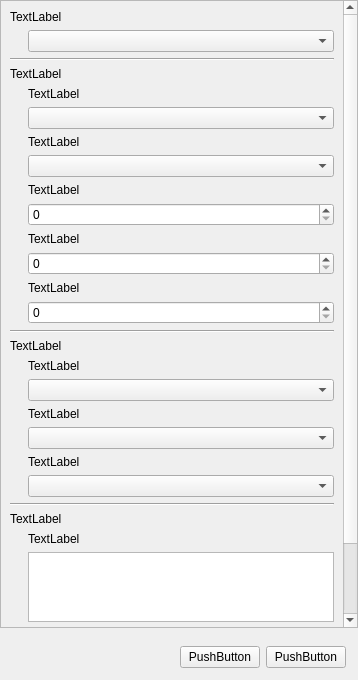
<?xml version="1.0" encoding="UTF-8"?>
<ui version="4.0">
 <class>YouTransConfig</class>
 <widget class="QMainWindow" name="YouTransConfig">
  <property name="geometry">
   <rect>
    <x>0</x>
    <y>0</y>
    <width>358</width>
    <height>680</height>
   </rect>
  </property>
  <property name="windowTitle">
   <string>MainWindow</string>
  </property>
  <widget class="QWidget" name="centralwidget">
   <layout class="QVBoxLayout" name="verticalLayout_7">
    <property name="leftMargin">
     <number>0</number>
    </property>
    <property name="topMargin">
     <number>0</number>
    </property>
    <property name="rightMargin">
     <number>0</number>
    </property>
    <property name="bottomMargin">
     <number>0</number>
    </property>
    <item>
     <widget class="QScrollArea" name="scrollArea">
      <property name="widgetResizable">
       <bool>true</bool>
      </property>
      <widget class="QWidget" name="scrollAreaWidgetContents">
       <property name="geometry">
        <rect>
         <x>0</x>
         <y>0</y>
         <width>341</width>
         <height>872</height>
        </rect>
       </property>
       <layout class="QVBoxLayout" name="verticalLayout_6">
        <item>
         <widget class="QLabel" name="config_label_set_avfilefmt">
          <property name="text">
           <string>TextLabel</string>
          </property>
         </widget>
        </item>
        <item>
         <layout class="QVBoxLayout" name="verticalLayout">
          <property name="leftMargin">
           <number>18</number>
          </property>
          <item>
           <widget class="QComboBox" name="config_avfilefmt_combo_box"/>
          </item>
         </layout>
        </item>
        <item>
         <widget class="Line" name="line">
          <property name="orientation">
           <enum>Qt::Horizontal</enum>
          </property>
         </widget>
        </item>
        <item>
         <widget class="QLabel" name="config_label_set_video">
          <property name="text">
           <string>TextLabel</string>
          </property>
         </widget>
        </item>
        <item>
         <layout class="QVBoxLayout" name="verticalLayout_2">
          <property name="leftMargin">
           <number>18</number>
          </property>
          <item>
           <widget class="QLabel" name="config_videocodec_coombo_box_label">
            <property name="text">
             <string>TextLabel</string>
            </property>
           </widget>
          </item>
          <item>
           <widget class="QComboBox" name="config_videocodec_combo_box"/>
          </item>
          <item>
           <widget class="QLabel" name="config_videopixfmt_combo_box_label">
            <property name="text">
             <string>TextLabel</string>
            </property>
           </widget>
          </item>
          <item>
           <widget class="QComboBox" name="config_videopixfmt_combo_box"/>
          </item>
          <item>
           <widget class="QLabel" name="config_vcrf_spin_box_label">
            <property name="text">
             <string>TextLabel</string>
            </property>
           </widget>
          </item>
          <item>
           <widget class="QSpinBox" name="config_crf_spin_box"/>
          </item>
          <item>
           <widget class="QLabel" name="config_decodethread_spin_box_label">
            <property name="text">
             <string>TextLabel</string>
            </property>
           </widget>
          </item>
          <item>
           <widget class="QSpinBox" name="config_decodethread_spin_box"/>
          </item>
          <item>
           <widget class="QLabel" name="config_encodethread_spin_box_label">
            <property name="text">
             <string>TextLabel</string>
            </property>
           </widget>
          </item>
          <item>
           <widget class="QSpinBox" name="config_encodethread_spin_box"/>
          </item>
         </layout>
        </item>
        <item>
         <widget class="Line" name="line_2">
          <property name="orientation">
           <enum>Qt::Horizontal</enum>
          </property>
         </widget>
        </item>
        <item>
         <widget class="QLabel" name="config_label_set_audio">
          <property name="text">
           <string>TextLabel</string>
          </property>
         </widget>
        </item>
        <item>
         <layout class="QVBoxLayout" name="verticalLayout_3">
          <property name="leftMargin">
           <number>18</number>
          </property>
          <item>
           <widget class="QLabel" name="config_audiocodec_combo_box_label">
            <property name="text">
             <string>TextLabel</string>
            </property>
           </widget>
          </item>
          <item>
           <widget class="QComboBox" name="config_audiocodec_combo_box"/>
          </item>
          <item>
           <widget class="QLabel" name="config_channellayout_combo_box_label">
            <property name="text">
             <string>TextLabel</string>
            </property>
           </widget>
          </item>
          <item>
           <widget class="QComboBox" name="config_channellayout_combo_box"/>
          </item>
          <item>
           <widget class="QLabel" name="config_samplerate_combo_box_label">
            <property name="text">
             <string>TextLabel</string>
            </property>
           </widget>
          </item>
          <item>
           <widget class="QComboBox" name="config_samplerate_combo_box"/>
          </item>
         </layout>
        </item>
        <item>
         <widget class="Line" name="line_3">
          <property name="orientation">
           <enum>Qt::Horizontal</enum>
          </property>
         </widget>
        </item>
        <item>
         <widget class="QLabel" name="config_label_set_filename">
          <property name="text">
           <string>TextLabel</string>
          </property>
         </widget>
        </item>
        <item>
         <layout class="QVBoxLayout" name="verticalLayout_4">
          <property name="leftMargin">
           <number>18</number>
          </property>
          <item>
           <widget class="QLabel" name="config_filename_label">
            <property name="text">
             <string>TextLabel</string>
            </property>
           </widget>
          </item>
          <item>
           <widget class="QTextEdit" name="config_filename_edittext">
            <property name="sizePolicy">
             <sizepolicy hsizetype="Expanding" vsizetype="Maximum">
              <horstretch>0</horstretch>
              <verstretch>0</verstretch>
             </sizepolicy>
            </property>
           </widget>
          </item>
         </layout>
        </item>
        <item>
         <widget class="Line" name="line_4">
          <property name="orientation">
           <enum>Qt::Horizontal</enum>
          </property>
         </widget>
        </item>
        <item>
         <widget class="QLabel" name="config_label_set_other">
          <property name="text">
           <string>TextLabel</string>
          </property>
         </widget>
        </item>
        <item>
         <layout class="QVBoxLayout" name="verticalLayout_5">
          <property name="leftMargin">
           <number>18</number>
          </property>
          <item>
           <widget class="QLabel" name="config_transnum_sametime_spin_box_label">
            <property name="text">
             <string>TextLabel</string>
            </property>
           </widget>
          </item>
          <item>
           <widget class="QSpinBox" name="config_transnum_sametime_spin_box"/>
          </item>
         </layout>
        </item>
       </layout>
      </widget>
     </widget>
    </item>
    <item>
     <layout class="QHBoxLayout" name="horizontalLayout">
      <property name="leftMargin">
       <number>12</number>
      </property>
      <property name="topMargin">
       <number>12</number>
      </property>
      <property name="rightMargin">
       <number>12</number>
      </property>
      <property name="bottomMargin">
       <number>12</number>
      </property>
      <item>
       <spacer name="horizontalSpacer">
        <property name="orientation">
         <enum>Qt::Horizontal</enum>
        </property>
        <property name="sizeHint" stdset="0">
         <size>
          <width>40</width>
          <height>20</height>
         </size>
        </property>
       </spacer>
      </item>
      <item>
       <widget class="QPushButton" name="config_btn_cancel">
        <property name="text">
         <string>PushButton</string>
        </property>
       </widget>
      </item>
      <item>
       <widget class="QPushButton" name="config_btn_okay">
        <property name="text">
         <string>PushButton</string>
        </property>
       </widget>
      </item>
     </layout>
    </item>
   </layout>
  </widget>
 </widget>
 <resources/>
 <connections/>
</ui>
